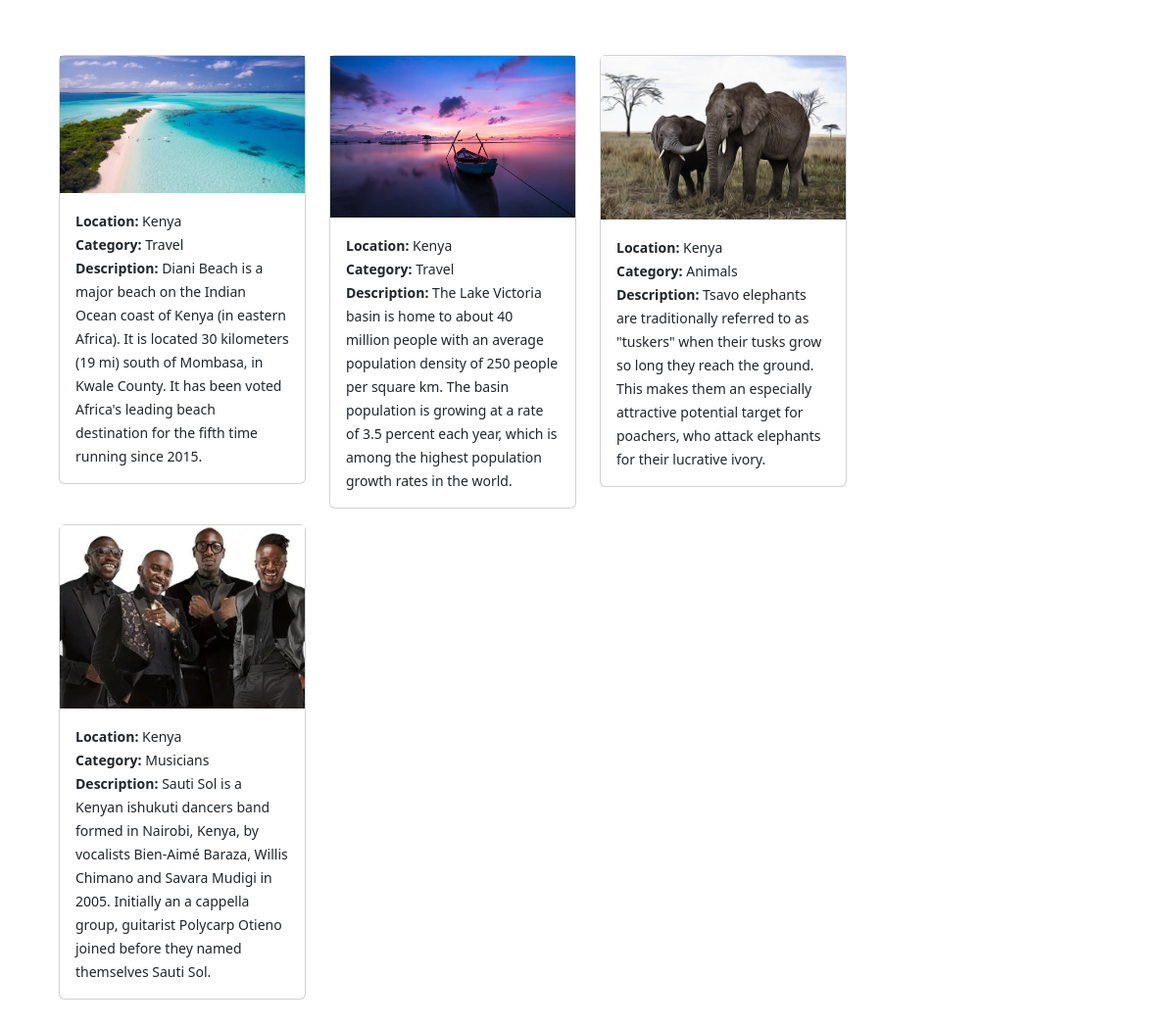
/location/?location=Kenya, run on the app's committed database.
### photos/models.py (models this page shows, shortened)
class Photo(models.Model):
    category = models.ForeignKey(Category,on_delete=models.SET_NULL, null=True, blank=True)
    location = models.ForeignKey(Location,on_delete=models.SET_NULL, null=True, blank=False)
    image = models.ImageField(null=False,blank=False)
    description = models.TextField()

class Location(models.Model):
    name = models.CharField(max_length=100, null=False,blank=False)
    def __str__(self):
        return self.name

class Category(models.Model):
    name = models.CharField(max_length=100, null=False,blank=False)

### photos/views.py (the view)
# urls.py: path('location/',views.location,name='location'),
def location(request):
    location = request.GET.get('location')
    if location == None:
        photos = Photo.objects.all()
    else:
        photos = Photo.objects.filter(location__name = location)
    locations = Location.objects.all()
    context = {'locations': locations, 'photos':photos}
    return render(request,'photos/location.html', context)

### photos/templates/photos/location.html (shortened to what this page needs)
<!DOCTYPE html>
<html lang="en">
<head>
    <link href="https://cdn.jsdelivr.net/npm/bootstrap@5.2.0-beta1/dist/css/bootstrap.min.css" rel="stylesheet"
>
</head>
<body class="m-5">
    <div class="container">
        <div class="row">
            <div class="col-md-9">
                <div class="row">
                    {% for photo in photos %}
                    <div class="col-md-4">
                        <div class="card my-2">
                            <img class="image-thumbail" src="{{photo.image.url}}" alt="Card image cap">
                            <div class="card-body">
                                <small> <b>Location:</b> {{photo.location}}</small> <br>
                                <small> <b>Category:</b> {{photo.category.name}}</small> <br>
                                <small> <b>Description:</b> {{photo.description}}</small>
                            </div>
                        </div>
                    </div>
                    {% empty %}
                    <h3>No Photos...</h3>
                    {% endfor %}
                </div>
            </div>
        </div>
    </div>
</body>
</html>

### data on the page
Photo: image (picture), location "Kenya", category.name "Travel", description "Diani Beach is a major beach on the Indian Ocean coast of Kenya (in eastern Africa). It is located 30 kilometers (19 mi) south of Mombasa, in Kwale County. It has been voted Africa's leading beach destination for the fifth time running since 2015."
Photo: image (picture), location "Kenya", category.name "Travel", description "The Lake Victoria basin is home to about 40 million people with an average population density of 250 people per square km. The basin population is growing at a rate of 3.5 percent each year, which is among the highest population growth rates in the world."
Photo: image (picture), location "Kenya", category.name "Animals", description "Tsavo elephants are traditionally referred to as \"tuskers\" when their tusks grow so long they reach the ground. This makes them an especially attractive potential target for poachers, who attack elephants for their lucrative ivory."
Photo: image (picture), location "Kenya", category.name "Musicians", description "Sauti Sol is a Kenyan ishukuti dancers band formed in Nairobi, Kenya, by vocalists Bien-Aimé Baraza, Willis Chimano and Savara Mudigi in 2005. Initially an a cappella group, guitarist Polycarp Otieno joined before they named themselves Sauti Sol."
